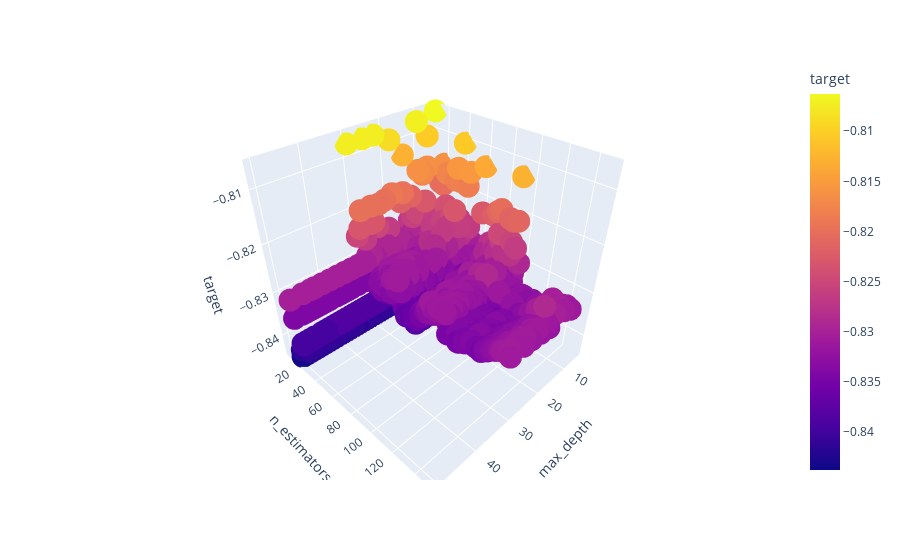

This figure's notebook cell:
### Code cell
px.scatter_3d(df2, x = "max_depth", y = "n_estimators", z = "target", color = "target")

### Figure 1 — Plotly figure (JSON) as saved in the notebook; plotly's stock layout.template omitted (floating-point values rounded to 4 significant figures; data arrays with more than 128 entries replaced by an {"elided": "..."} marker saying what was removed)
{"data": [{"hovertemplate": "max_depth=%{x}<br>n_estimators=%{y}<br>target=%{marker.color}<extra></extra>", "legendgroup": "", "marker": {"color": {"elided": "1755 float values"}, "coloraxis": "coloraxis", "symbol": "circle"}, "mode": "markers", "name": "", "scene": "scene", "showlegend": false, "type": "scatter3d", "x": {"elided": "1755 int values"}, "y": {"elided": "1755 int values"}, "z": {"elided": "1755 float values"}}], "layout": {"coloraxis": {"colorbar": {"title": {"text": "target"}}, "colorscale": [[0, "#0d0887"], [0.1111, "#46039f"], [0.2222, "#7201a8"], [0.3333, "#9c179e"], [0.4444, "#bd3786"], [0.5556, "#d8576b"], [0.6667, "#ed7953"], [0.7778, "#fb9f3a"], [0.8889, "#fdca26"], [1, "#f0f921"]]}, "legend": {"tracegroupgap": 0}, "margin": {"t": 60}, "scene": {"domain": {"x": [0, 1], "y": [0, 1]}, "xaxis": {"title": {"text": "max_depth"}}, "yaxis": {"title": {"text": "n_estimators"}}, "zaxis": {"title": {"text": "target"}}}}}
